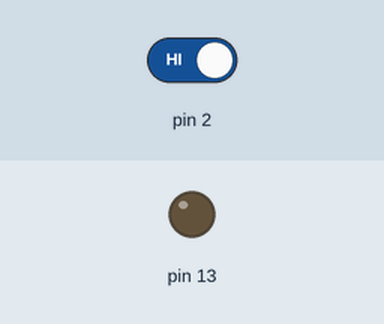
Recording of a sketch running on a simulated Arduino Uno, built with avr-gcc and run on an emulated ATmega328P. On the bench: output pins drawn as LEDs (lit = HIGH). The test bench sets the inputs (shaded band); at power-on: pin 2 HIGH. What the sketch prints to the serial monitor is not drawn.

Above: at 1.2 s.
1.3 s: pin 2 driven LOW
At 1.9 s:
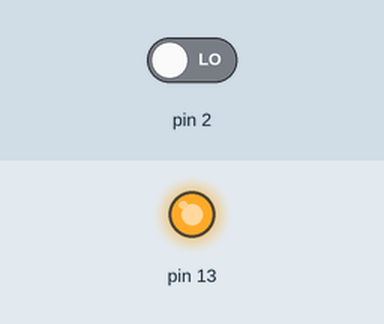
2.8 s: pin 2 driven HIGH
At 4.2 s:
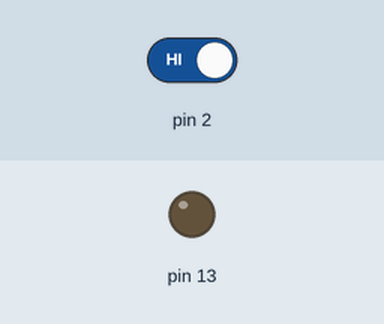
Timing chart, 0 to 5.8 s (numbered marks = the images above; inputs shaded):
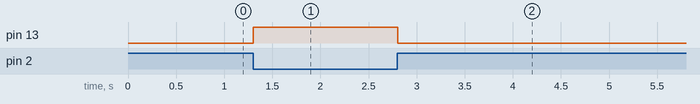

Measured:
- after the input at 1.3 s, pin 13: LOW → HIGH at once
- after the input at 2.8 s, pin 13: HIGH → LOW at once

The sketch:

photogate_test.ino
```cpp
/**
 * Photogate test code
 *
 * Flash LED on plugged into pin 13 to hit when photogate
 * beam is broken [pin 2]. Tests connection and function of the photogate
 * before connection to the FV air lock.
 *
 *@author thomaswilderspin@hotmail.com [@tomwilderspin]
 *@reference Orginal test code can be found:http://arduskipper.blogspot.co.uk/2011/03/finally-got-photo-interrupter-working.html
 */

int val;

void setup()

{

pinMode(13, OUTPUT);
pinMode(2, INPUT);

Serial.begin(9600); // sets the serial port to 9600

digitalWrite(13, LOW);
}

void loop()

{

val = digitalRead(2); // read digital input pin 2
//val = analogRead(0); // read analog input pin 0

Serial.print(val); // prints the value read
Serial.print(" "); // prints a space between the numbers

if(val==0){

  digitalWrite(13, HIGH);

}else{
  digitalWrite(13, LOW);
}

delay(100); // wait 10ms for next reading

}
```
